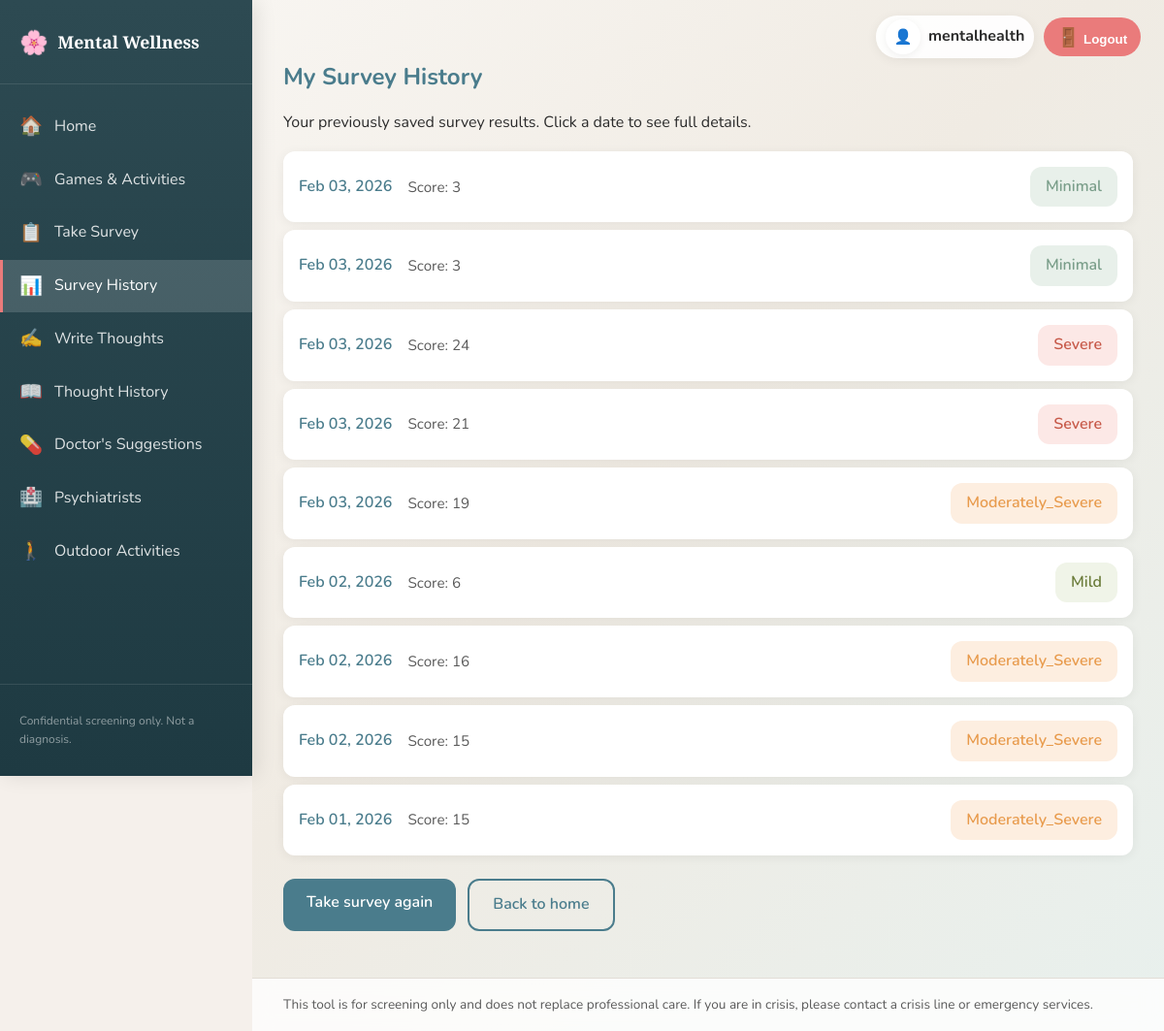
The page /survey-history/ (signed in) on the database its author committed.
### wellness/models.py (models this page shows, shortened)
class SurveyResponse(models.Model):
    user = models.ForeignKey(
        settings.AUTH_USER_MODEL,
        on_delete=models.CASCADE,
        null=True,
        blank=True,
        related_name='survey_responses',
    )
    created_at = models.DateTimeField(auto_now_add=True)
    mood_score = models.PositiveSmallIntegerField(default=0)   # depression/low mood
    anxiety_score = models.PositiveSmallIntegerField(default=0)
    sleep_score = models.PositiveSmallIntegerField(default=0)
    energy_score = models.PositiveSmallIntegerField(default=0)
    concentration_score = models.PositiveSmallIntegerField(default=0)
    hopelessness_score = models.PositiveSmallIntegerField(default=0)
    support_score = models.PositiveSmallIntegerField(default=0)  # reverse: higher = less support
    total_score = models.PositiveSmallIntegerField(default=0)
    risk_level = models.CharField(max_length=32, blank=True)  # minimal, mild, moderate, severe
    recommendation = models.TextField(blank=True)
    class Meta:
        ordering = ['-created_at']

### wellness/views.py (the view)
# urls.py: path('survey-history/', views.survey_history, name='survey_history'),
@login_required
def survey_history(request):
    responses = SurveyResponse.objects.filter(user=request.user).order_by('-created_at')[:50]
    return render(request, 'wellness/survey_history.html', {
        'responses': responses,
        'title': 'My Survey History',
    })

### wellness/context_processors.py (called while the page is built)
def wellness_context(request):
    is_doctor = False
    doctor_profile = None
    if request.user.is_authenticated:
        try:
            doctor_profile = DoctorProfile.objects.get(user=request.user)
            is_doctor = True
        except DoctorProfile.DoesNotExist:
            pass
    return {'is_doctor': is_doctor, 'doctor_profile': doctor_profile}

### wellness/templates/wellness/survey_history.html
{% extends "base.html" %}
{% block content %}
<section class="results-page">
    <h1>My Survey History</h1>
    <p class="intro">Your previously saved survey results. Click a date to see full details.</p>
    {% if responses %}
    <ul class="survey-history-list">
        {% for r in responses %}
        <li class="survey-history-item">
            <a href="{% url 'wellness:results' r.id %}" class="survey-history-link">
                <span class="survey-date">{{ r.created_at|date:"M d, Y" }}</span>
                <span class="survey-score">Score: {{ r.total_score }}</span>
                <span class="risk-badge risk-{{ r.risk_level }}">{{ r.risk_level|title }}</span>
            </a>
        </li>
        {% endfor %}
    </ul>
    {% else %}
    <p class="no-results">You haven't completed any surveys yet. <a href="{% url 'wellness:survey' %}">Take the survey</a> to see your results here.</p>
    {% endif %}
    <p class="next-steps">
        <a href="{% url 'wellness:survey' %}" class="btn btn-primary">Take survey again</a>
        <a href="{% url 'wellness:home' %}" class="btn btn-outline">Back to home</a>
    </p>
</section>
{% endblock %}

### templates/base.html (shortened to what this page needs)
<!DOCTYPE html>
<html lang="en">
<head>
    <link rel="stylesheet" href="/static/css/style.css">
</head>
<body>
    {% if user.is_authenticated %}
    <aside class="sidebar">
        <a href="{% if is_doctor %}{% url 'wellness:doctor_dashboard' %}{% else %}{% url 'wellness:home' %}{% endif %}" class="sidebar-logo">
            <span class="logo-icon">🌸</span>
            <span class="logo-text">Mental Wellness</span>
        </a>
        <nav class="sidebar-nav">
            {% if is_doctor %}
                <a href="{% url 'wellness:doctor_dashboard' %}" class="nav-link {% if request.resolver_match.url_name == 'doctor_dashboard' %}active{% endif %}">
                    <span class="nav-icon">🏠</span> Doctor Dashboard
                </a>
            {% else %}
                <a href="{% url 'wellness:home' %}" class="nav-link {% if request.resolver_match.url_name == 'home' %}active{% endif %}">
                    <span class="nav-icon">🏠</span> Home
                </a>
                <a href="{% url 'wellness:games' %}" class="nav-link {% if request.resolver_match.url_name == 'games' %}active{% endif %}">
                    <span class="nav-icon">🎮</span> Games & Activities
                </a>
                <a href="{% url 'wellness:survey' %}" class="nav-link {% if request.resolver_match.url_name == 'survey' %}active{% endif %}">
                    <span class="nav-icon">📋</span> Take Survey
                </a>
                <a href="{% url 'wellness:survey_history' %}" class="nav-link {% if request.resolver_match.url_name == 'survey_history' %}active{% endif %}">
                    <span class="nav-icon">📊</span> Survey History
                </a>
                <a href="{% url 'wellness:thought_journal' %}" class="nav-link {% if request.resolver_match.url_name == 'thought_journal' %}active{% endif %}">
                    <span class="nav-icon">✍️</span> Write Thoughts
                </a>
                <a href="{% url 'wellness:thought_history' %}" class="nav-link {% if request.resolver_match.url_name == 'thought_history' %}active{% endif %}">
                    <span class="nav-icon">📖</span> Thought History
                </a>
                <a href="{% url 'wellness:my_suggestions' %}" class="nav-link {% if request.resolver_match.url_name == 'my_suggestions' %}active{% endif %}">
                    <span class="nav-icon">💊</span> Doctor's Suggestions
                </a>
                <a href="{% url 'wellness:psychiatrists' %}" class="nav-link {% if request.resolver_match.url_name == 'psychiatrists' %}active{% endif %}">
                    <span class="nav-icon">🏥</span> Psychiatrists
                </a>
                <a href="{% url 'wellness:activities' %}" class="nav-link {% if request.resolver_match.url_name == 'activities' %}active{% endif %}">
                    <span class="nav-icon">🚶</span> Outdoor Activities
                </a>
            {% endif %}
        </nav>
        <div class="sidebar-footer">
            <p>Confidential screening only. Not a diagnosis.</p>
        </div>
    </aside>
    {% endif %}
    <div class="page-wrapper {% if not user.is_authenticated %}no-sidebar{% endif %}">
        {% if user.is_authenticated %}
        <header class="topbar">
            <div class="topbar-user">
                <span class="user-avatar">👤</span>
                <span class="username">{{ user.username }}</span>
            </div>
            <form method="post" action="{% url 'wellness:logout' %}" class="topbar-logout-form">
                <button type="submit" class="nav-link nav-logout-btn"><span class="nav-icon">🚪</span> Logout</button>
            </form>
        </header>
        {% endif %}
        <main class="main-content">
            {% block content %}{% endblock %}
        </main>
        <footer class="site-footer">
            <p>This tool is for screening only and does not replace professional care. If you are in crisis, please contact a crisis line or emergency services.</p>
        </footer>
    </div>
</body>
</html>

### rows shown on the page
SurveyResponse: created_at "Feb 03, 2026", total_score "3", risk_level "Minimal"
SurveyResponse: created_at "Feb 03, 2026", total_score "3", risk_level "Minimal"
SurveyResponse: created_at "Feb 03, 2026", total_score "24", risk_level "Severe"
SurveyResponse: created_at "Feb 03, 2026", total_score "21", risk_level "Severe"
SurveyResponse: created_at "Feb 03, 2026", total_score "19", risk_level "Moderately_Severe"
SurveyResponse: created_at "Feb 02, 2026", total_score "6", risk_level "Mild"
SurveyResponse: created_at "Feb 02, 2026", total_score "16", risk_level "Moderately_Severe"
SurveyResponse: created_at "Feb 02, 2026", total_score "15", risk_level "Moderately_Severe"
SurveyResponse: created_at "Feb 01, 2026", total_score "15", risk_level "Moderately_Severe"

### other values the page prints
{{ user.username }} "mentalhealth"
